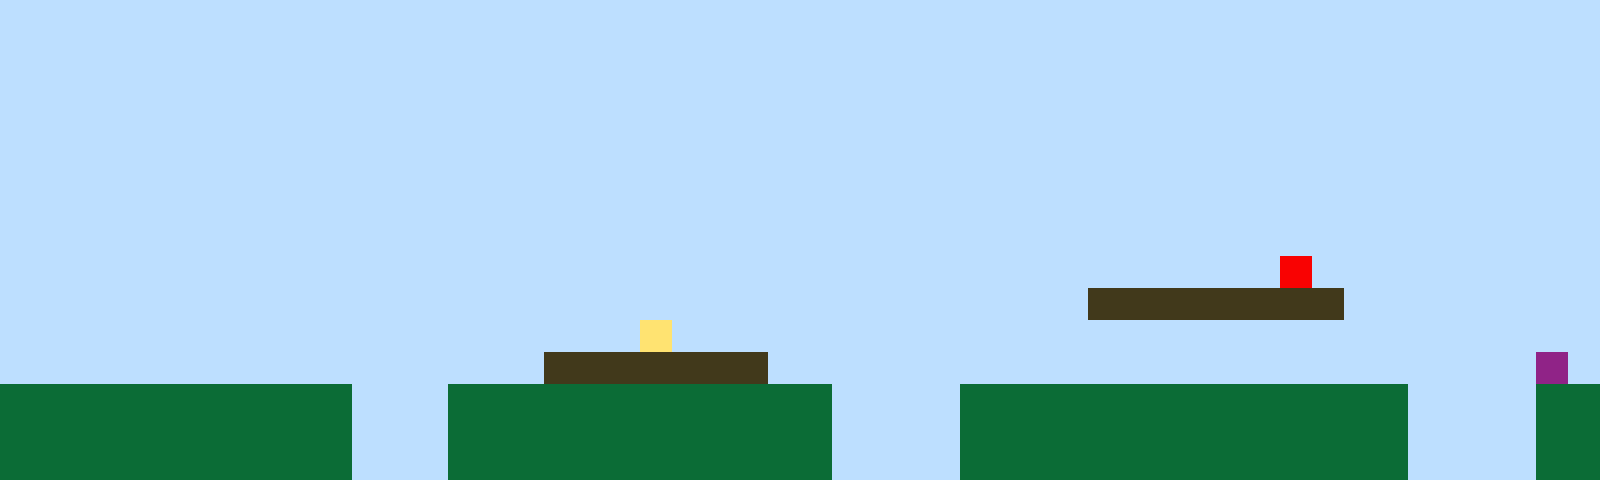

Below is a game level as drawn by its tile map, then a one-line description and the .tmx file that defines it, in full:
An orthogonal 50x15 tile map with 32x32 px tiles, 1 tile layer (Tile Layer 1).

<map version="1.10" tiledversion="1.11.2" orientation="orthogonal" renderorder="right-up" width="50" height="15" tilewidth="32" tileheight="32" infinite="0" nextlayerid="2" nextobjectid="1"><editorsettings><export target="map1.csv" format="csv" /></editorsettings><tileset firstgid="1" name="sprites" tilewidth="32" tileheight="32" tilecount="6" columns="3"><image source="sprites.png" width="96" height="64" /></tileset><layer id="1" name="Tile Layer 1" width="50" height="15"><data encoding="csv">1,1,1,1,1,1,1,1,1,1,1,1,1,1,1,1,1,1,1,1,1,1,1,1,1,1,1,1,1,1,1,1,1,1,1,1,1,1,1,1,1,1,1,1,1,1,1,1,1,1,1,1,1,1,1,1,1,1,1,1,1,1,1,1,1,1,1,1,1,1,1,1,1,1,1,1,1,1,1,1,1,1,1,1,1,1,1,1,1,1,1,1,1,1,1,1,1,1,1,1,1,1,1,1,1,1,1,1,1,1,1,1,1,1,1,1,1,1,1,1,1,1,1,1,1,1,1,1,1,1,1,1,1,1,1,1,1,1,1,1,1,1,1,1,1,1,1,1,1,1,1,1,1,1,1,1,1,1,1,1,1,1,1,1,1,1,1,1,1,1,1,1,1,1,1,1,1,1,1,1,1,1,1,1,1,1,1,1,1,1,1,1,1,1,1,1,1,1,1,1,1,1,1,1,1,1,1,1,1,1,1,1,1,1,1,1,1,1,1,1,1,1,1,1,1,1,1,1,1,1,1,1,1,1,1,1,1,1,1,1,1,1,1,1,1,1,1,1,1,1,1,1,1,1,1,1,1,1,1,1,1,1,1,1,1,1,1,1,1,1,1,1,1,1,1,1,1,1,1,1,1,1,1,1,1,1,1,1,1,1,1,1,1,1,1,1,1,1,1,1,1,1,1,1,1,1,1,1,1,1,1,1,1,1,1,1,1,1,1,1,1,1,1,1,1,1,1,1,1,1,1,1,1,1,1,1,1,1,1,1,1,1,1,1,1,1,1,1,1,1,1,1,1,1,1,1,1,1,1,1,1,1,1,1,1,1,1,1,1,1,1,1,1,1,1,1,1,1,1,1,1,1,1,1,1,1,1,1,1,1,1,1,1,1,1,1,1,1,1,1,1,1,1,1,1,1,1,1,1,1,1,1,1,1,1,1,1,1,1,1,1,1,1,1,1,1,1,1,1,1,1,1,1,1,1,1,1,1,1,1,5,1,1,1,1,1,1,1,1,1,1,1,1,1,1,1,1,1,1,1,1,1,1,1,1,1,1,1,1,1,1,1,1,1,1,1,1,1,1,1,1,1,1,1,3,3,3,3,3,3,3,3,1,1,1,1,1,1,1,1,1,1,1,1,1,1,1,1,1,1,1,1,1,1,1,1,1,1,1,1,4,1,1,1,1,1,1,1,1,1,1,1,1,1,1,1,1,1,1,1,1,1,1,1,1,1,1,1,1,1,1,1,1,1,1,1,1,1,1,1,1,1,1,1,1,1,1,3,3,3,3,3,3,3,1,1,1,1,1,1,1,1,1,1,1,1,1,1,1,1,1,1,1,1,1,1,1,1,6,1,2,2,2,2,2,2,2,2,2,2,2,1,1,1,2,2,2,2,2,2,2,2,2,2,2,2,1,1,1,1,2,2,2,2,2,2,2,2,2,2,2,2,2,2,1,1,1,1,2,2,2,2,2,2,2,2,2,2,2,2,2,1,1,1,2,2,2,2,2,2,2,2,2,2,2,2,1,1,1,1,2,2,2,2,2,2,2,2,2,2,2,2,2,2,1,1,1,1,2,2,2,2,2,2,2,2,2,2,2,2,2,1,1,1,2,2,2,2,2,2,2,2,2,2,2,2,1,1,1,1,2,2,2,2,2,2,2,2,2,2,2,2,2,2,1,1,1,1,2,2</data></layer></map>
